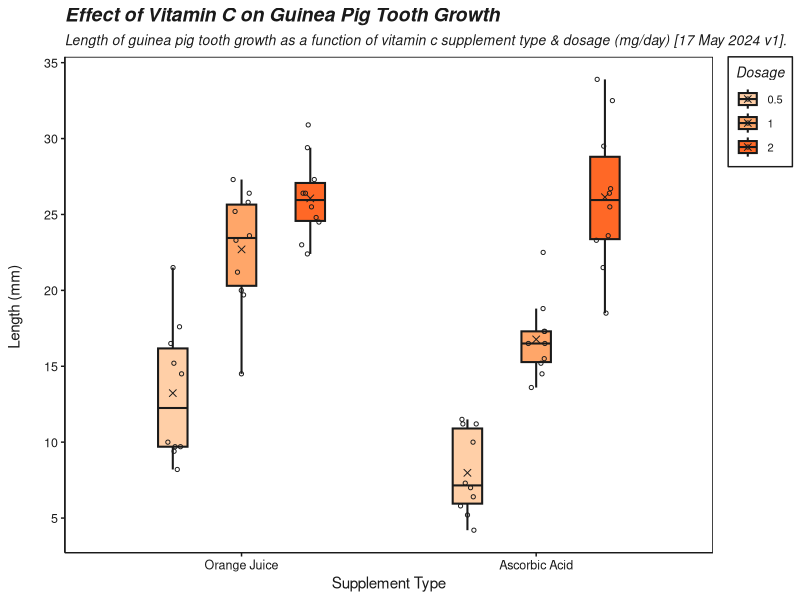
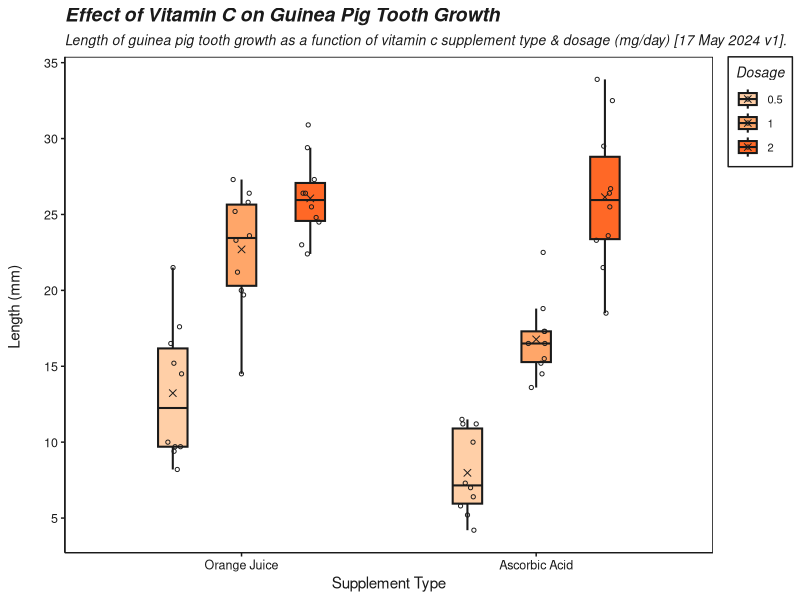

Write R code to recreate these figures, in order.
## ---- chunk 1
knitr::opts_chunk$set(echo = TRUE)
## ---- chunk 2
library(tidyverse) #for ggplots
library(datasets) #to get Toothgrowth dataset

## ---- chunk 3
df <- data.frame(ToothGrowth)

str(df)
## ---- chunk 4
df$supp = factor(df$supp, levels=c("OJ", "VC"))
df$dose = factor(df$dose)

str(df)
## ---- chunk 5
tg_plot <- ggplot(df, aes(x=supp, y=len, fill = dose, color = supp))
## ---- chunk 6
my_plot <- tg_plot + 
  geom_boxplot(aes(fill = dose), color="grey10", alpha = 0.9, fatten = 1, 
               size = 0.7, width = 0.3, outlier.shape = NA, 
               position = position_dodge(width=0.7)) + #p_d = space between plots
  stat_summary(fun=mean, geom="point", shape=4, 
               size = 2, stroke = 0.5, color ="grey10",
               position = position_dodge(width=0.7)) + #displays mean 
  geom_point(color="grey10", size=1.1, shape=1,
             position=position_jitterdodge(dodge.width = 0.7, jitter.width = 0.15)) + 
  labs(y = 'Length (mm) \n', x = 'Supplement Type', 
       title = 'Effect of Vitamin C on Guinea Pig Tooth Growth',
       subtitle ='Length of guinea pig tooth growth as a function of vitamin c supplement type & dosage (mg/day) [17 May 2024 v1].' ) + #manually sets axis names & titles
  scale_y_continuous(breaks=seq(0, 40, 5)) + # seq(lower, upper, divisions)
  scale_x_discrete(labels=c("Orange Juice", "Ascorbic Acid")) + #re-label x axis
  scale_fill_manual(name = "Dosage",
                    values=alpha(c("#ffc99d", "#ff9c59", "#ff580f", 0.9)),
                    breaks=c("0.5", "1", "2"),
                    labels=c("0.5", "1", "2"),
                    guide = guide_legend(title.position = "top")) + 
   theme(
    axis.line = element_line(linewidth =0.5, colour = "grey10"), # adds lines by the axes
    axis.title = element_text(family = "sans", size = 11, face="plain", colour = "grey10"), #axis title
    axis.text = element_text(family ="sans", size = 9, face = "plain", color ="grey10"), #axis labels 
    #axis.text.x = element_blank(),
    #axis.title.x = element_blank(),
    axis.ticks = element_line(linewidth =0.5, colour = "grey10"), # tick marks along axes
    panel.background = element_rect(fill = "white"), #specifies background of plot (inner bit with data)
    panel.border = element_rect(linetype = "solid", linewidth = 0.5, fill = NA), #plot borders
    panel.spacing = unit(0, "cm"),
    panel.grid.major = element_blank(),
    panel.grid.minor = element_blank(),
    #panel.grid.minor = element_line(linetype = "solid", linewidth = 0.2, color = "grey50"),
    #panel.grid.major = element_line(linetype = "solid", linewidth = 0.2, color = "grey90"),
    #panel.grid.minor = element_line(linetype = "solid", linewidth = 0.2, color = "grey50"),
    plot.title = element_text(family = "sans", size = 14,  face="bold.italic", colour = "grey10"),
    plot.subtitle = element_text(family = "sans", size = 10,  face="italic", colour = "grey10"),
    plot.background = element_rect(fill = "white"), # bg of entire plot (including axes region)
    #panel.grid= element_blank(),
    legend.position = "right",
    legend.justification = "top",
    legend.title = element_text(size = 10, face="italic", colour = "grey10"), 
    legend.key = element_rect(fill = "transparent"), # background of legend icon
    #legend.title.align = (0.5), # centres legend title
    legend.text = element_text(family = "sans", size = 8, face="plain", colour = "grey10"),
    legend.background = element_rect(fill="white", linewidth=0.5, linetype="solid", colour = "grey10"),
    #legend.background = element_rect(fill="white"), #no box
    legend.box = "horizontal", 
    legend.spacing.x = unit(0.1, 'cm'), #spacing between text & key
    legend.spacing.y = unit(0.2, 'cm'), #spacing between text & key
    legend.direction = "vertical", 
    #strip.text = element_text(family ="sans", size = 11, face = "plain", color ="grey10"), #FcW title
    #strip.text = element_blank(),
    #strip.background = element_rect(color = "grey10", fill = "grey90"), 
  )

plot(my_plot)

## ---- chunk 7
plot(my_plot)
